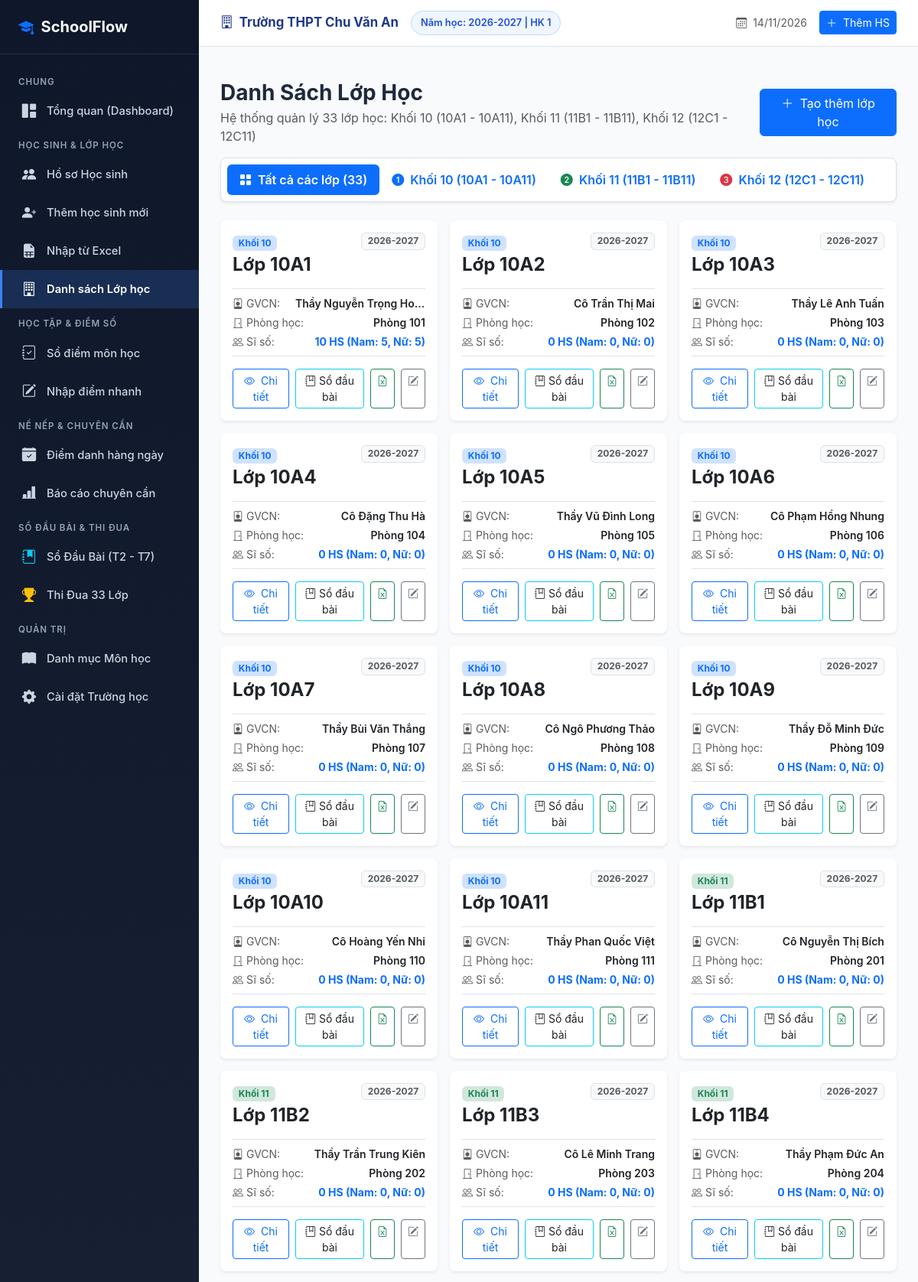
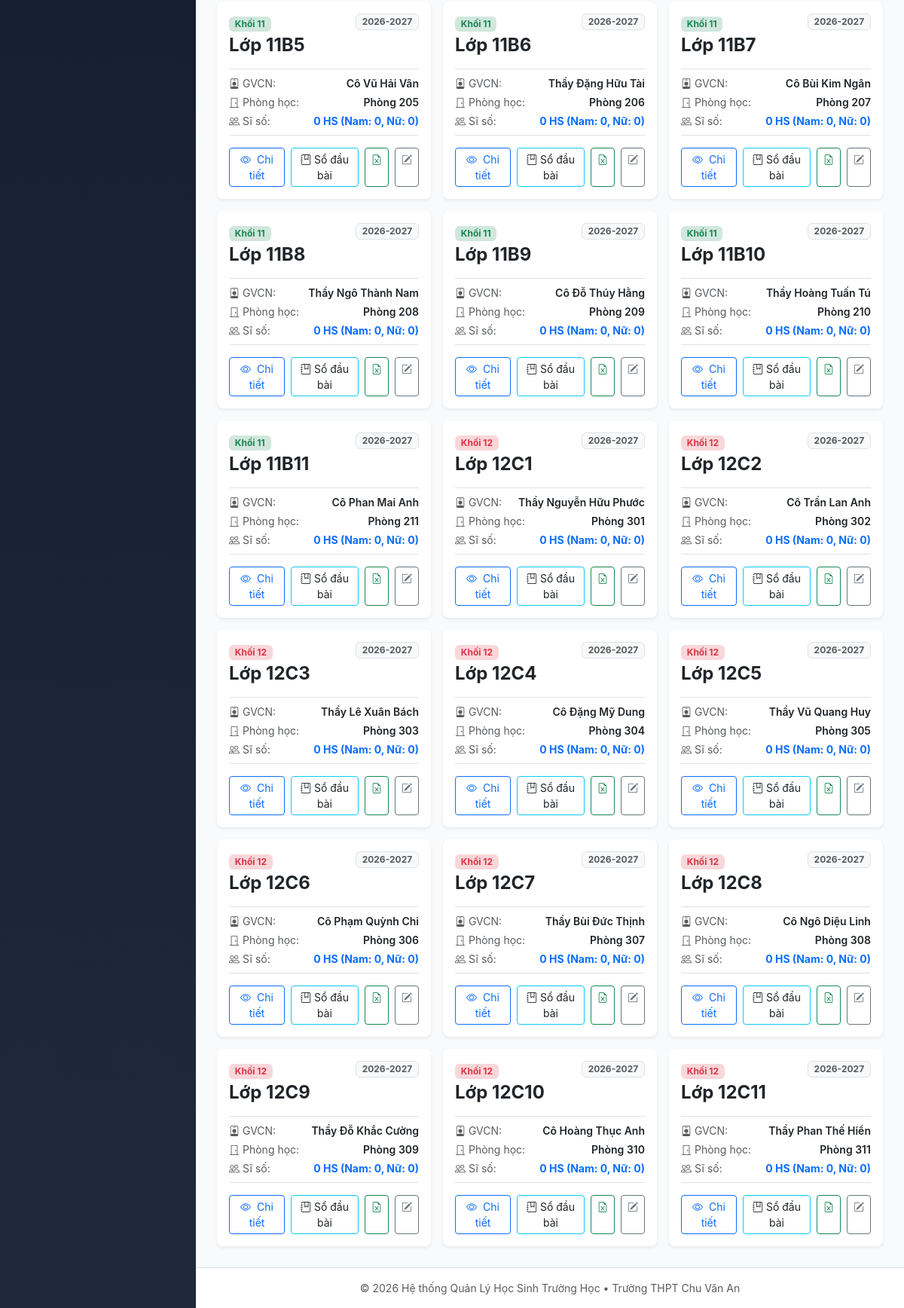
Page /classrooms on the committed database (2 pictures, top to bottom).
### tables this page shows
CREATE TABLE settings (
        key TEXT PRIMARY KEY,
        value TEXT
    );

CREATE TABLE academic_years (
        id INTEGER PRIMARY KEY AUTOINCREMENT,
        name TEXT NOT NULL UNIQUE,
        is_active INTEGER DEFAULT 0
    );

CREATE TABLE classes (
        id INTEGER PRIMARY KEY AUTOINCREMENT,
        name TEXT NOT NULL,
        grade_level INTEGER NOT NULL,
        academic_year_id INTEGER NOT NULL,
        teacher_name TEXT,
        room TEXT,
        FOREIGN KEY (academic_year_id) REFERENCES academic_years(id) ON DELETE CASCADE,
        UNIQUE(name, academic_year_id)
    );

### app.py (the view)
@app.route('/classrooms')
def classroom_list():
    conn = get_db()
    cursor = conn.cursor()
    cursor.execute('''
    SELECT c.*, y.name as year_name,
           COUNT(s.id) as total_students,
           COUNT(CASE WHEN s.gender = 'Nam' THEN 1 END) as male_count,
           COUNT(CASE WHEN s.gender = 'Nữ' THEN 1 END) as female_count
    FROM classes c
    JOIN academic_years y ON c.academic_year_id = y.id
    LEFT JOIN students s ON s.class_id = c.id AND s.status = 'Đang học'
    GROUP BY c.id
    ORDER BY c.grade_level ASC, LENGTH(c.name) ASC, c.name ASC
    ''')
    classes = cursor.fetchall()
    cursor.execute("SELECT id, name FROM academic_years ORDER BY id DESC")
    years = cursor.fetchall()
    conn.close()
    return render_template('classrooms/index.html', classes=classes, years=years)

### app.py (called while the page is built)
@app.template_filter('format_date')
def format_date_filter(value):
    if not value:
        return '---'
    try:
        if isinstance(value, str):
            dt = datetime.strptime(value.split(' ')[0], '%Y-%m-%d')
            return dt.strftime('%d/%m/%Y')
        return value.strftime('%d/%m/%Y')
    except Exception:
        return value

@app.context_processor
def inject_global_data():
    conn = get_db()
    cursor = conn.cursor()
    cursor.execute("SELECT key, value FROM settings")
    settings_dict = {row['key']: row['value'] for row in cursor.fetchall()}
    cursor.execute("SELECT id, name FROM academic_years WHERE is_active = 1")
    curr_year = cursor.fetchone()
    cursor.execute("SELECT id, name, grade_level FROM classes ORDER BY grade_level ASC, LENGTH(name) ASC, name ASC")
    all_classes = cursor.fetchall()
    conn.close()
    return {
        'settings': settings_dict,
        'current_year': curr_year,
        'all_nav_classes': all_classes,
        'today_date': date.today().isoformat()
    }

### database.py (called while the page is built)
def get_db():
    conn = sqlite3.connect(DB_PATH)
    conn.row_factory = sqlite3.Row
    conn.execute("PRAGMA foreign_keys = ON")
    return conn

### templates/classrooms/index.html (shortened to what this page needs)
{% extends 'base.html' %}
{% block content %}
<div class="d-flex justify-content-between align-items-center mb-3">
    <div>
        <h3 class="fw-bold mb-1">Danh Sách Lớp Học</h3>
        <p class="text-muted mb-0">Hệ thống quản lý 33 lớp học: Khối 10 (10A1 - 10A11), Khối 11 (11B1 - 11B11), Khối 12 (12C1 - 12C11)</p>
    </div>
    <button type="button" class="btn btn-primary" data-bs-toggle="modal" data-bs-target="#newClassModal">
        <i class="bi bi-plus-lg me-1"></i> Tạo thêm lớp học
    </button>
</div>
<ul class="nav nav-pills mb-4 bg-white p-2 rounded-3 shadow-sm border" id="gradeTabs" role="tablist">
    <li class="nav-item" role="presentation">
        <button class="nav-link active fw-semibold" id="all-tab" data-bs-toggle="pill" data-bs-target="#tab-all" type="button" role="tab">
            <i class="bi bi-grid-fill me-1"></i> Tất cả các lớp ({{ classes | length }})
        </button>
    </li>
    <li class="nav-item" role="presentation">
        <button class="nav-link fw-semibold" id="g10-tab" data-bs-toggle="pill" data-bs-target="#tab-g10" type="button" role="tab">
            <i class="bi bi-1-circle-fill me-1 text-primary"></i> Khối 10 (10A1 - 10A11)
        </button>
    </li>
    <li class="nav-item" role="presentation">
        <button class="nav-link fw-semibold" id="g11-tab" data-bs-toggle="pill" data-bs-target="#tab-g11" type="button" role="tab">
            <i class="bi bi-2-circle-fill me-1 text-success"></i> Khối 11 (11B1 - 11B11)
        </button>
    </li>
    <li class="nav-item" role="presentation">
        <button class="nav-link fw-semibold" id="g12-tab" data-bs-toggle="pill" data-bs-target="#tab-g12" type="button" role="tab">
            <i class="bi bi-3-circle-fill me-1 text-danger"></i> Khối 12 (12C1 - 12C11)
        </button>
    </li>
</ul>
<div class="tab-content" id="gradeTabsContent">
    <div class="tab-pane fade show active" id="tab-all" role="tabpanel">
        <div class="row g-3">
            {% for c in classes %}
            <div class="col-md-6 col-xl-4">
                {% include 'classrooms/_class_card.html' %}
            </div>
            {% endfor %}
        </div>
    </div>
</div>
{% endblock %}

### templates/base.html (shortened to what this page needs)
<!DOCTYPE html>
<html lang="vi">
<head>
    <link href="https://cdn.jsdelivr.net/npm/bootstrap@5.3.3/dist/css/bootstrap.min.css" rel="stylesheet">
    <link rel="stylesheet" href="https://cdn.jsdelivr.net/npm/bootstrap-icons@1.11.3/font/bootstrap-icons.min.css">
    <link rel="stylesheet" href="{{ url_for('static', filename='css/style.css') }}">
</head>
<body>
<div class="app-wrapper">
    <aside class="app-sidebar">
        <div class="sidebar-header">
            <a href="{{ url_for('dashboard') }}" class="sidebar-brand">
                <i class="bi bi-mortarboard-fill text-primary"></i>
                <span>SchoolFlow</span>
            </a>
        </div>
        <ul class="sidebar-menu">
            <li class="menu-category">Chung</li>
            <li class="menu-item {% if request.endpoint == 'dashboard' %}active{% endif %}">
                <a href="{{ url_for('dashboard') }}">
                    <i class="bi bi-grid-1x2-fill"></i>
                    <span>Tổng quan (Dashboard)</span>
                </a>
            </li>
            <li class="menu-category">Học Sinh & Lớp Học</li>
            <li class="menu-item {% if request.endpoint in ['student_list', 'student_detail', 'student_edit'] %}active{% endif %}">
                <a href="{{ url_for('student_list') }}">
                    <i class="bi bi-people-fill"></i>
                    <span>Hồ sơ Học sinh</span>
                </a>
            </li>
            <li class="menu-item {% if request.endpoint == 'student_create' %}active{% endif %}">
                <a href="{{ url_for('student_create') }}">
                    <i class="bi bi-person-plus-fill"></i>
                    <span>Thêm học sinh mới</span>
                </a>
            </li>
            <li class="menu-item {% if request.endpoint == 'student_import' %}active{% endif %}">
                <a href="{{ url_for('student_import') }}">
                    <i class="bi bi-file-earmark-spreadsheet-fill"></i>
                    <span>Nhập từ Excel</span>
                </a>
            </li>
            <li class="menu-item {% if request.endpoint in ['classroom_list', 'classroom_detail'] %}active{% endif %}">
                <a href="{{ url_for('classroom_list') }}">
                    <i class="bi bi-building"></i>
                    <span>Danh sách Lớp học</span>
                </a>
            </li>
            <li class="menu-category">Học Tập & Điểm Số</li>
            <li class="menu-item {% if request.endpoint == 'grade_list' %}active{% endif %}">
                <a href="{{ url_for('grade_list') }}">
                    <i class="bi bi-journal-check"></i>
                    <span>Sổ điểm môn học</span>
                </a>
            </li>
            <li class="menu-item {% if request.endpoint == 'grade_input' %}active{% endif %}">
                <a href="{{ url_for('grade_input') }}">
                    <i class="bi bi-pencil-square"></i>
                    <span>Nhập điểm nhanh</span>
                </a>
            </li>
            <li class="menu-category">Nề Nếp & Chuyên Cần</li>
            <li class="menu-item {% if request.endpoint == 'attendance_index' %}active{% endif %}">
                <a href="{{ url_for('attendance_index') }}">
                    <i class="bi bi-calendar-check-fill"></i>
                    <span>Điểm danh hàng ngày</span>
                </a>
            </li>
            <li class="menu-item {% if request.endpoint == 'attendance_report' %}active{% endif %}">
                <a href="{{ url_for('attendance_report') }}">
                    <i class="bi bi-bar-chart-line-fill"></i>
                    <span>Báo cáo chuyên cần</span>
                </a>
            </li>
            <li class="menu-category">Sổ Đầu Bài & Thi Đua</li>
            <li class="menu-item {% if request.endpoint in ['class_diary_index', 'class_diary_input'] %}active{% endif %}">
                <a href="{{ url_for('class_diary_index') }}">
                    <i class="bi bi-journal-bookmark-fill text-info"></i>
                    <span>Sổ Đầu Bài (T2 - T7)</span>
                </a>
            </li>
            <li class="menu-item {% if request.endpoint == 'class_diary_ranking' %}active{% endif %}">
                <a href="{{ url_for('class_diary_ranking') }}">
                    <i class="bi bi-trophy-fill text-warning"></i>
                    <span>Thi Đua 33 Lớp</span>
                </a>
            </li>
            <li class="menu-category">Quản Trị</li>
            <li class="menu-item {% if request.endpoint == 'subject_list' %}active{% endif %}">
                <a href="{{ url_for('subject_list') }}">
                    <i class="bi bi-book-fill"></i>
                    <span>Danh mục Môn học</span>
                </a>
            </li>
            <li class="menu-item {% if request.endpoint == 'settings_page' %}active{% endif %}">
                <a href="{{ url_for('settings_page') }}">
                    <i class="bi bi-gear-fill"></i>
                    <span>Cài đặt Trường học</span>
                </a>
            </li>
        </ul>
    </aside>
    <div class="app-main">
        <header class="app-topbar">
            <div class="school-meta">
                <span class="school-name">
                    <i class="bi bi-building me-1"></i> {{ settings.get('school_name', 'Trường THPT') }}
                </span>
                <span class="badge-academic-year">
                    Năm học: {{ current_year.name if current_year else settings.get('current_academic_year', '2026-2027') }} | HK {{ settings.get('current_semester', '1') }}
                </span>
            </div>
            <div class="d-flex align-items-center gap-3">
                <span class="text-muted small">
                    <i class="bi bi-calendar3 me-1"></i> {{ today_date | format_date }}
                </span>
                <a href="{{ url_for('student_create') }}" class="btn btn-sm btn-primary">
                    <i class="bi bi-plus-lg me-1"></i> Thêm HS
                </a>
            </div>
        </header>
        <div class="container-fluid px-4 pt-3 no-print">
        </div>
        <main class="app-content">
            {% block content %}{% endblock %}
        </main>
        <footer class="text-center py-3 text-muted small border-top bg-white no-print">
            <span>&copy; 2026 Hệ thống Quản Lý Học Sinh Trường Học &bull; {{ settings.get('school_name', '') }}</span>
        </footer>
    </div>
</div>
</body>
</html>

### templates/classrooms/_class_card.html
<div class="card border-0 shadow-sm rounded-3 h-100 bg-white p-3">
    <div class="d-flex justify-content-between align-items-start mb-2">
        <div>
            {% if c.grade_level == 10 %}
                <span class="badge bg-primary-subtle text-primary fw-bold">Khối 10</span>
            {% elif c.grade_level == 11 %}
                <span class="badge bg-success-subtle text-success fw-bold">Khối 11</span>
            {% else %}
                <span class="badge bg-danger-subtle text-danger fw-bold">Khối 12</span>
            {% endif %}
            <h4 class="fw-bold text-dark mt-1 mb-0">Lớp {{ c.name }}</h4>
        </div>
        <span class="badge bg-light text-muted border">{{ c.year_name }}</span>
    </div>
    <div class="py-2 border-top border-bottom my-2 small">
        <div class="d-flex justify-content-between mb-1">
            <span class="text-muted"><i class="bi bi-person-badge me-1"></i>GVCN:</span>
            <span class="fw-semibold text-truncate" style="max-width: 170px;" title="{{ c.teacher_name or '' }}">{{ c.teacher_name or 'Chưa phân công' }}</span>
        </div>
        <div class="d-flex justify-content-between mb-1">
            <span class="text-muted"><i class="bi bi-door-closed me-1"></i>Phòng học:</span>
            <span class="fw-semibold">{{ c.room or '---' }}</span>
        </div>
        <div class="d-flex justify-content-between">
            <span class="text-muted"><i class="bi bi-people me-1"></i>Sĩ số:</span>
            <span class="fw-bold text-primary">{{ c.total_students }} HS (Nam: {{ c.male_count }}, Nữ: {{ c.female_count }})</span>
        </div>
    </div>
    <div class="d-flex gap-2 mt-auto pt-2">
        <a href="{{ url_for('classroom_detail', class_id=c.id) }}" class="btn btn-sm btn-outline-primary flex-grow-1">
            <i class="bi bi-eye me-1"></i> Chi tiết
        </a>
        <a href="{{ url_for('class_diary_index', class_id=c.id) }}" class="btn btn-sm btn-outline-info text-dark" title="Sổ đầu bài lớp">
            <i class="bi bi-journal-bookmark"></i> Sổ đầu bài
        </a>
        <a href="{{ url_for('student_export', class_id=c.id) }}" class="btn btn-sm btn-outline-success" title="Xuất danh sách Excel">
            <i class="bi bi-file-earmark-excel"></i>
        </a>
        <a href="{{ url_for('grade_input', class_id=c.id) }}" class="btn btn-sm btn-outline-secondary" title="Vào điểm">
            <i class="bi bi-pencil-square"></i>
        </a>
    </div>
</div>

### static/css/style.css (style rules this page uses)
:root { --primary-color: #1e3a8a; --primary-light: #3b82f6; --primary-dark: #172554; --secondary-color: #0f766e; --sidebar-width: 260px; --bg-main: #f8fafc; --card-bg: #ffffff; --text-primary: #1e293b; --text-muted: #64748b; }
body { font-family: -apple-system, BlinkMacSystemFont, "Segoe UI", Roboto, "Helvetica Neue", Arial, sans-serif; background-color: var(--bg-main); color: var(--text-primary); min-height: 100vh; }
.app-wrapper { display: flex; min-height: 100vh; }
.app-sidebar { width: var(--sidebar-width); background: linear-gradient(180deg, #0f172a 0%, #1e293b 100%); color: #e2e8f0; flex-shrink: 0; transition: all 0.3s ease; z-index: 1000; }
.sidebar-header { padding: 1.25rem 1.5rem; border-bottom: 1px solid rgba(255, 255, 255, 0.1); }
.sidebar-brand { font-size: 1.25rem; font-weight: 700; color: #ffffff; text-decoration: none; display: flex; align-items: center; gap: 0.6rem; }
.sidebar-menu { list-style: none; padding: 1rem 0; margin: 0; }
.menu-category { font-size: 0.72rem; text-transform: uppercase; letter-spacing: 0.08em; color: #94a3b8; padding: 0.75rem 1.5rem 0.25rem; font-weight: 600; }
.menu-item a { display: flex; align-items: center; gap: 0.75rem; padding: 0.7rem 1.5rem; color: #cbd5e1; text-decoration: none; font-size: 0.92rem; font-weight: 500; transition: all 0.2s ease; border-left: 3px solid transparent; }
.menu-item.active a { color: #ffffff; background: rgba(59, 130, 246, 0.2); border-left-color: #3b82f6; font-weight: 600; }
.menu-item i { font-size: 1.15rem; width: 22px; text-align: center; }
.app-main { flex-grow: 1; display: flex; flex-direction: column; min-width: 0; }
.app-topbar { background: #ffffff; border-bottom: 1px solid #e2e8f0; padding: 0.85rem 1.75rem; display: flex; align-items: center; justify-content: space-between; box-shadow: 0 1px 3px rgba(0, 0, 0, 0.02); }
.school-meta { display: flex; align-items: center; gap: 1rem; }
.school-name { font-weight: 700; color: var(--primary-color); font-size: 1.05rem; }
.badge-academic-year { background-color: #eff6ff; color: #1d4ed8; font-size: 0.8rem; font-weight: 600; padding: 0.35rem 0.75rem; border-radius: 9999px; border: 1px solid #bfdbfe; }
.app-content { padding: 1.75rem; flex-grow: 1; }

### rows in the picture
settings: get "Trường THPT Chu Văn An"
academic_years: name "2026-2027"
classes: shows "Khối 10", name "10A1", year_name "2026-2027", teacher_name "Thầy Nguyễn Trọng Ho…", room "Phòng 101", total_students "10", male_count "5", female_count "5"
classes: grade_level "Khối 10", name "10A2", year_name "2026-2027", teacher_name "Cô Trần Thị Mai", room "Phòng 102", total_students "0", male_count "0", female_count "0"
classes: grade_level "Khối 10", name "10A3", year_name "2026-2027", teacher_name "Thầy Lê Anh Tuấn", room "Phòng 103", total_students "0", male_count "0", female_count "0"
classes: grade_level "Khối 10", name "10A4", year_name "2026-2027", teacher_name "Cô Đặng Thu Hà", room "Phòng 104", total_students "0", male_count "0", female_count "0"
classes: grade_level "Khối 10", name "10A5", year_name "2026-2027", teacher_name "Thầy Vũ Đình Long", room "Phòng 105", total_students "0", male_count "0", female_count "0"
classes: grade_level "Khối 10", name "10A6", year_name "2026-2027", teacher_name "Cô Phạm Hồng Nhung", room "Phòng 106", total_students "0", male_count "0", female_count "0"
classes: grade_level "Khối 10", name "10A7", year_name "2026-2027", teacher_name "Thầy Bùi Văn Thắng", room "Phòng 107", total_students "0", male_count "0", female_count "0"
classes: grade_level "Khối 10", name "10A8", year_name "2026-2027", teacher_name "Cô Ngô Phương Thảo", room "Phòng 108", total_students "0", male_count "0", female_count "0"
classes: grade_level "Khối 10", name "10A9", year_name "2026-2027", teacher_name "Thầy Đỗ Minh Đức", room "Phòng 109", total_students "0", male_count "0", female_count "0"
classes: grade_level "Khối 10", name "10A10", year_name "2026-2027", teacher_name "Cô Hoàng Yến Nhi", room "Phòng 110", total_students "0", male_count "0", female_count "0"
classes: grade_level "Khối 10", name "10A11", year_name "2026-2027", teacher_name "Thầy Phan Quốc Việt", room "Phòng 111", total_students "0", male_count "0", female_count "0"
classes: grade_level "Khối 11", name "11B1", year_name "2026-2027", teacher_name "Cô Nguyễn Thị Bích", room "Phòng 201", total_students "0", male_count "0", female_count "0"
classes: grade_level "Khối 11", name "11B2", year_name "2026-2027", teacher_name "Thầy Trần Trung Kiên", room "Phòng 202", total_students "0", male_count "0", female_count "0"
classes: grade_level "Khối 11", name "11B3", year_name "2026-2027", teacher_name "Cô Lê Minh Trang", room "Phòng 203", total_students "0", male_count "0", female_count "0"
classes: grade_level "Khối 11", name "11B4", year_name "2026-2027", teacher_name "Thầy Phạm Đức An", room "Phòng 204", total_students "0", male_count "0", female_count "0"
classes: grade_level "Khối 11", name "11B5", year_name "2026-2027", teacher_name "Cô Vũ Hải Vân", room "Phòng 205", total_students "0", male_count "0", female_count "0"
classes: grade_level "Khối 11", name "11B6", year_name "2026-2027", teacher_name "Thầy Đặng Hữu Tài", room "Phòng 206", total_students "0", male_count "0", female_count "0"
classes: grade_level "Khối 11", name "11B7", year_name "2026-2027", teacher_name "Cô Bùi Kim Ngân", room "Phòng 207", total_students "0", male_count "0", female_count "0"
classes: grade_level "Khối 11", name "11B8", year_name "2026-2027", teacher_name "Thầy Ngô Thành Nam", room "Phòng 208", total_students "0", male_count "0", female_count "0"
classes: grade_level "Khối 11", name "11B9", year_name "2026-2027", teacher_name "Cô Đỗ Thúy Hằng", room "Phòng 209", total_students "0", male_count "0", female_count "0"
classes: grade_level "Khối 11", name "11B10", year_name "2026-2027", teacher_name "Thầy Hoàng Tuấn Tú", room "Phòng 210", total_students "0", male_count "0", female_count "0"
classes: grade_level "Khối 11", name "11B11", year_name "2026-2027", teacher_name "Cô Phan Mai Anh", room "Phòng 211", total_students "0", male_count "0", female_count "0"
classes: grade_level "Khối 12", name "12C1", year_name "2026-2027", teacher_name "Thầy Nguyễn Hữu Phước", room "Phòng 301", total_students "0", male_count "0", female_count "0"
classes: grade_level "Khối 12", name "12C2", year_name "2026-2027", teacher_name "Cô Trần Lan Anh", room "Phòng 302", total_students "0", male_count "0", female_count "0"
classes: grade_level "Khối 12", name "12C3", year_name "2026-2027", teacher_name "Thầy Lê Xuân Bách", room "Phòng 303", total_students "0", male_count "0", female_count "0"
classes: grade_level "Khối 12", name "12C4", year_name "2026-2027", teacher_name "Cô Đặng Mỹ Dung", room "Phòng 304", total_students "0", male_count "0", female_count "0"
classes: grade_level "Khối 12", name "12C5", year_name "2026-2027", teacher_name "Thầy Vũ Quang Huy", room "Phòng 305", total_students "0", male_count "0", female_count "0"
classes: grade_level "Khối 12", name "12C6", year_name "2026-2027", teacher_name "Cô Phạm Quỳnh Chi", room "Phòng 306", total_students "0", male_count "0", female_count "0"
classes: grade_level "Khối 12", name "12C7", year_name "2026-2027", teacher_name "Thầy Bùi Đức Thịnh", room "Phòng 307", total_students "0", male_count "0", female_count "0"
classes: grade_level "Khối 12", name "12C8", year_name "2026-2027", teacher_name "Cô Ngô Diệu Linh", room "Phòng 308", total_students "0", male_count "0", female_count "0"
classes: grade_level "Khối 12", name "12C9", year_name "2026-2027", teacher_name "Thầy Đỗ Khắc Cường", room "Phòng 309", total_students "0", male_count "0", female_count "0"
classes: grade_level "Khối 12", name "12C10", year_name "2026-2027", teacher_name "Cô Hoàng Thục Anh", room "Phòng 310", total_students "0", male_count "0", female_count "0"
classes: grade_level "Khối 12", name "12C11", year_name "2026-2027", teacher_name "Thầy Phan Thế Hiển", room "Phòng 311", total_students "0", male_count "0", female_count "0"

### other values in the picture
{{ settings.get('current_semester', '1') }} "1"
{{ classes | length }} "33"
